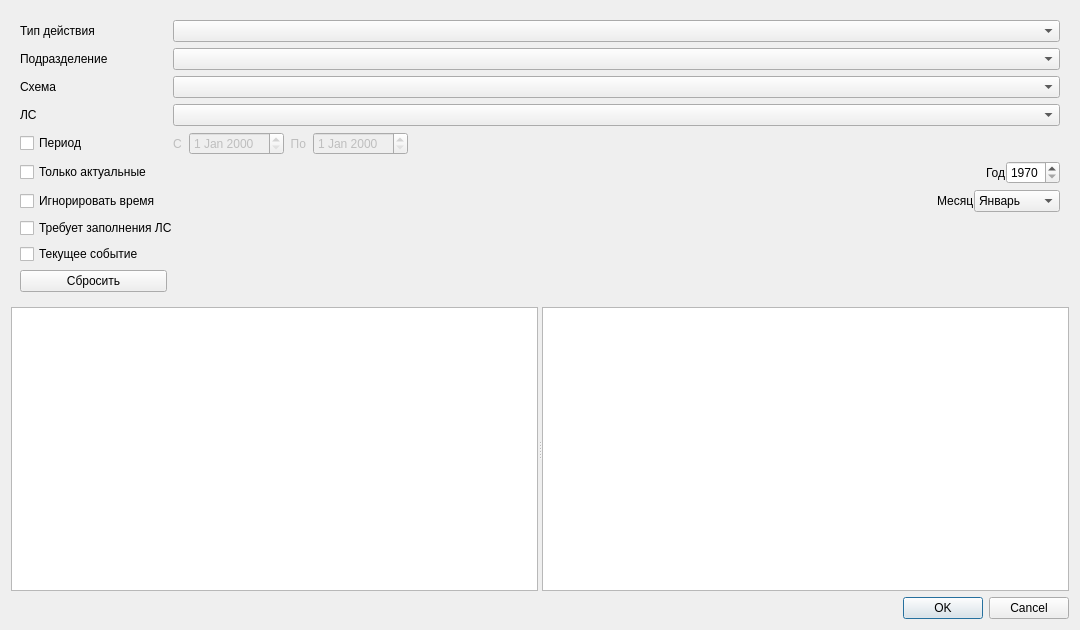
<?xml version="1.0" encoding="UTF-8"?>
<ui version="4.0">
 <class>NomenclatureExpenseDialog</class>
 <widget class="QDialog" name="NomenclatureExpenseDialog">
  <property name="geometry">
   <rect>
    <x>0</x>
    <y>0</y>
    <width>1080</width>
    <height>630</height>
   </rect>
  </property>
  <property name="windowTitle">
   <string>Dialog</string>
  </property>
  <layout class="QVBoxLayout" name="verticalLayout_2">
   <item>
    <widget class="QWidget" name="wgtFilters" native="true">
     <layout class="QGridLayout" name="gridLayout">
      <item row="7" column="2">
       <widget class="QWidget" name="wgtMonth" native="true">
        <layout class="QHBoxLayout" name="horizontalLayout_6">
         <property name="spacing">
          <number>0</number>
         </property>
         <property name="margin">
          <number>0</number>
         </property>
         <item>
          <spacer name="horizontalSpacer_2">
           <property name="orientation">
            <enum>Qt::Horizontal</enum>
           </property>
           <property name="sizeHint" stdset="0">
            <size>
             <width>40</width>
             <height>20</height>
            </size>
           </property>
          </spacer>
         </item>
         <item>
          <widget class="QLabel" name="lblMonth">
           <property name="text">
            <string>Месяц</string>
           </property>
          </widget>
         </item>
         <item>
          <widget class="QComboBox" name="cmbMonth">
           <item>
            <property name="text">
             <string>Январь</string>
            </property>
           </item>
           <item>
            <property name="text">
             <string>Февраль</string>
            </property>
           </item>
           <item>
            <property name="text">
             <string>Март</string>
            </property>
           </item>
           <item>
            <property name="text">
             <string>Апрель</string>
            </property>
           </item>
           <item>
            <property name="text">
             <string>Май</string>
            </property>
           </item>
           <item>
            <property name="text">
             <string>Июнь</string>
            </property>
           </item>
           <item>
            <property name="text">
             <string>Июль</string>
            </property>
           </item>
           <item>
            <property name="text">
             <string>Август</string>
            </property>
           </item>
           <item>
            <property name="text">
             <string>Сентябрь</string>
            </property>
           </item>
           <item>
            <property name="text">
             <string>Октябрь</string>
            </property>
           </item>
           <item>
            <property name="text">
             <string>Ноябрь</string>
            </property>
           </item>
           <item>
            <property name="text">
             <string>Декабрь</string>
            </property>
           </item>
          </widget>
         </item>
        </layout>
       </widget>
      </item>
      <item row="6" column="2">
       <widget class="QWidget" name="wgtYear" native="true">
        <layout class="QHBoxLayout" name="horizontalLayout_5">
         <property name="spacing">
          <number>0</number>
         </property>
         <property name="margin">
          <number>0</number>
         </property>
         <item>
          <spacer name="horizontalSpacer">
           <property name="orientation">
            <enum>Qt::Horizontal</enum>
           </property>
           <property name="sizeHint" stdset="0">
            <size>
             <width>40</width>
             <height>20</height>
            </size>
           </property>
          </spacer>
         </item>
         <item>
          <widget class="QLabel" name="lblYear">
           <property name="sizePolicy">
            <sizepolicy hsizetype="Maximum" vsizetype="Preferred">
             <horstretch>0</horstretch>
             <verstretch>0</verstretch>
            </sizepolicy>
           </property>
           <property name="text">
            <string>Год</string>
           </property>
          </widget>
         </item>
         <item>
          <widget class="CSpinBox" name="edtYear">
           <property name="minimum">
            <number>1970</number>
           </property>
           <property name="maximum">
            <number>3000</number>
           </property>
          </widget>
         </item>
        </layout>
       </widget>
      </item>
      <item row="1" column="0">
       <widget class="QLabel" name="lblOrgStructure">
        <property name="text">
         <string>Подразделение</string>
        </property>
       </widget>
      </item>
      <item row="3" column="0">
       <widget class="QLabel" name="lblNomenclature">
        <property name="sizePolicy">
         <sizepolicy hsizetype="Minimum" vsizetype="Preferred">
          <horstretch>0</horstretch>
          <verstretch>0</verstretch>
         </sizepolicy>
        </property>
        <property name="text">
         <string>ЛС</string>
        </property>
       </widget>
      </item>
      <item row="0" column="0">
       <widget class="QLabel" name="lblActionType">
        <property name="sizePolicy">
         <sizepolicy hsizetype="Minimum" vsizetype="Preferred">
          <horstretch>0</horstretch>
          <verstretch>0</verstretch>
         </sizepolicy>
        </property>
        <property name="text">
         <string>Тип действия</string>
        </property>
       </widget>
      </item>
      <item row="5" column="0">
       <widget class="QCheckBox" name="chkPeriod">
        <property name="sizePolicy">
         <sizepolicy hsizetype="Minimum" vsizetype="Fixed">
          <horstretch>0</horstretch>
          <verstretch>0</verstretch>
         </sizepolicy>
        </property>
        <property name="layoutDirection">
         <enum>Qt::LeftToRight</enum>
        </property>
        <property name="text">
         <string>Период</string>
        </property>
        <property name="tristate">
         <bool>false</bool>
        </property>
       </widget>
      </item>
      <item row="0" column="2">
       <widget class="CActionTypeComboBox" name="cmbActionType"/>
      </item>
      <item row="3" column="2">
       <widget class="CNomenclatureComboBox" name="cmbNomenclature"/>
      </item>
      <item row="9" column="2">
       <spacer name="horizontalSpacer_4">
        <property name="orientation">
         <enum>Qt::Horizontal</enum>
        </property>
        <property name="sizeHint" stdset="0">
         <size>
          <width>40</width>
          <height>20</height>
         </size>
        </property>
       </spacer>
      </item>
      <item row="9" column="0">
       <widget class="QCheckBox" name="chkCurrentEvent">
        <property name="sizePolicy">
         <sizepolicy hsizetype="Minimum" vsizetype="Fixed">
          <horstretch>0</horstretch>
          <verstretch>0</verstretch>
         </sizepolicy>
        </property>
        <property name="layoutDirection">
         <enum>Qt::LeftToRight</enum>
        </property>
        <property name="text">
         <string>Текущее событие</string>
        </property>
        <property name="autoRepeat">
         <bool>false</bool>
        </property>
        <property name="autoExclusive">
         <bool>false</bool>
        </property>
       </widget>
      </item>
      <item row="1" column="2">
       <widget class="CStorageComboBox" name="cmbOrgStructure"/>
      </item>
      <item row="6" column="0">
       <widget class="QCheckBox" name="chkActual">
        <property name="sizePolicy">
         <sizepolicy hsizetype="Minimum" vsizetype="Fixed">
          <horstretch>0</horstretch>
          <verstretch>0</verstretch>
         </sizepolicy>
        </property>
        <property name="layoutDirection">
         <enum>Qt::LeftToRight</enum>
        </property>
        <property name="text">
         <string>Только актуальные</string>
        </property>
       </widget>
      </item>
      <item row="7" column="0">
       <widget class="QCheckBox" name="chkIgnoreTime">
        <property name="sizePolicy">
         <sizepolicy hsizetype="Minimum" vsizetype="Fixed">
          <horstretch>0</horstretch>
          <verstretch>0</verstretch>
         </sizepolicy>
        </property>
        <property name="layoutDirection">
         <enum>Qt::LeftToRight</enum>
        </property>
        <property name="text">
         <string>Игнорировать время</string>
        </property>
       </widget>
      </item>
      <item row="8" column="0" colspan="3">
       <widget class="QCheckBox" name="chkRequiresFillingNomenclature">
        <property name="text">
         <string>Требует заполнения ЛС</string>
        </property>
       </widget>
      </item>
      <item row="10" column="0" colspan="2">
       <widget class="QPushButton" name="btnReset">
        <property name="text">
         <string>Сбросить</string>
        </property>
       </widget>
      </item>
      <item row="5" column="2">
       <widget class="QWidget" name="wgtPeriod" native="true">
        <property name="enabled">
         <bool>false</bool>
        </property>
        <layout class="QHBoxLayout" name="horizontalLayout">
         <property name="spacing">
          <number>0</number>
         </property>
         <property name="margin">
          <number>0</number>
         </property>
         <item>
          <widget class="QLabel" name="lblBegDate">
           <property name="sizePolicy">
            <sizepolicy hsizetype="Maximum" vsizetype="Preferred">
             <horstretch>0</horstretch>
             <verstretch>0</verstretch>
            </sizepolicy>
           </property>
           <property name="text">
            <string>С  </string>
           </property>
          </widget>
         </item>
         <item>
          <widget class="CDateEdit" name="edtBegDate"/>
         </item>
         <item>
          <widget class="QLabel" name="lblEndDate">
           <property name="sizePolicy">
            <sizepolicy hsizetype="Maximum" vsizetype="Preferred">
             <horstretch>0</horstretch>
             <verstretch>0</verstretch>
            </sizepolicy>
           </property>
           <property name="text">
            <string>  По  </string>
           </property>
          </widget>
         </item>
         <item>
          <widget class="CDateEdit" name="edtEndDate"/>
         </item>
         <item>
          <spacer name="horizontalSpacer_3">
           <property name="orientation">
            <enum>Qt::Horizontal</enum>
           </property>
           <property name="sizeHint" stdset="0">
            <size>
             <width>40</width>
             <height>20</height>
            </size>
           </property>
          </spacer>
         </item>
        </layout>
       </widget>
      </item>
      <item row="2" column="2">
       <widget class="CRBComboBox" name="cmbSchema"/>
      </item>
      <item row="2" column="0">
       <widget class="QLabel" name="lblSchema">
        <property name="text">
         <string>Схема</string>
        </property>
       </widget>
      </item>
     </layout>
    </widget>
   </item>
   <item>
    <widget class="QSplitter" name="splNomenclatureExpence">
     <property name="sizePolicy">
      <sizepolicy hsizetype="Expanding" vsizetype="Expanding">
       <horstretch>0</horstretch>
       <verstretch>0</verstretch>
      </sizepolicy>
     </property>
     <property name="orientation">
      <enum>Qt::Horizontal</enum>
     </property>
     <widget class="QWidget" name="pnlNomenclatureExpense" native="true">
      <layout class="QVBoxLayout" name="verticalLayout_3">
       <property name="spacing">
        <number>4</number>
       </property>
       <property name="margin">
        <number>0</number>
       </property>
       <item>
        <widget class="CNomenclatureExpenseView" name="tblNomenclatureExpense"/>
       </item>
      </layout>
     </widget>
     <widget class="QWidget" name="pnlNomenclatureExpenseDays" native="true">
      <layout class="QVBoxLayout" name="verticalLayout_4">
       <property name="spacing">
        <number>4</number>
       </property>
       <property name="margin">
        <number>0</number>
       </property>
       <item>
        <widget class="CNomenclatureExpenseView" name="tblNomenclatureExpenseDays">
         <property name="toolTip">
          <string>Список ранее назначенных мероприятий</string>
         </property>
        </widget>
       </item>
      </layout>
     </widget>
    </widget>
   </item>
   <item>
    <widget class="QDialogButtonBox" name="buttonBox">
     <property name="sizePolicy">
      <sizepolicy hsizetype="Expanding" vsizetype="Maximum">
       <horstretch>0</horstretch>
       <verstretch>0</verstretch>
      </sizepolicy>
     </property>
     <property name="orientation">
      <enum>Qt::Horizontal</enum>
     </property>
     <property name="standardButtons">
      <set>QDialogButtonBox::Cancel|QDialogButtonBox::Ok</set>
     </property>
    </widget>
   </item>
  </layout>
 </widget>
 <customwidgets>
  <customwidget>
   <class>CDateEdit</class>
   <extends>QDateEdit</extends>
   <header>library/DateEdit</header>
  </customwidget>
  <customwidget>
   <class>CNomenclatureExpenseView</class>
   <extends>QTableView</extends>
   <header>Events/NomenclatureExpense/NomenclatureExpenseView.h</header>
  </customwidget>
  <customwidget>
   <class>CNomenclatureComboBox</class>
   <extends>QComboBox</extends>
   <header>Stock/NomenclatureComboBox.h</header>
  </customwidget>
  <customwidget>
   <class>CActionTypeComboBox</class>
   <extends>QComboBox</extends>
   <header>Events/ActionTypeComboBox.h</header>
  </customwidget>
  <customwidget>
   <class>CStorageComboBox</class>
   <extends>QComboBox</extends>
   <header>Orgs/OrgStructComboBoxes.h</header>
  </customwidget>
  <customwidget>
   <class>CRBComboBox</class>
   <extends>QComboBox</extends>
   <header>library/crbcombobox.h</header>
  </customwidget>
  <customwidget>
   <class>CSpinBox</class>
   <extends>QSpinBox</extends>
   <header>library/SpinBox.h</header>
  </customwidget>
 </customwidgets>
 <tabstops>
  <tabstop>cmbActionType</tabstop>
  <tabstop>cmbOrgStructure</tabstop>
  <tabstop>cmbSchema</tabstop>
  <tabstop>cmbNomenclature</tabstop>
  <tabstop>chkPeriod</tabstop>
  <tabstop>edtBegDate</tabstop>
  <tabstop>edtEndDate</tabstop>
  <tabstop>chkActual</tabstop>
  <tabstop>edtYear</tabstop>
  <tabstop>chkIgnoreTime</tabstop>
  <tabstop>cmbMonth</tabstop>
  <tabstop>chkRequiresFillingNomenclature</tabstop>
  <tabstop>chkCurrentEvent</tabstop>
  <tabstop>btnReset</tabstop>
  <tabstop>tblNomenclatureExpense</tabstop>
  <tabstop>tblNomenclatureExpenseDays</tabstop>
  <tabstop>buttonBox</tabstop>
 </tabstops>
 <resources/>
 <connections>
  <connection>
   <sender>buttonBox</sender>
   <signal>accepted()</signal>
   <receiver>NomenclatureExpenseDialog</receiver>
   <slot>accept()</slot>
   <hints>
    <hint type="sourcelabel">
     <x>227</x>
     <y>525</y>
    </hint>
    <hint type="destinationlabel">
     <x>157</x>
     <y>274</y>
    </hint>
   </hints>
  </connection>
  <connection>
   <sender>buttonBox</sender>
   <signal>rejected()</signal>
   <receiver>NomenclatureExpenseDialog</receiver>
   <slot>reject()</slot>
   <hints>
    <hint type="sourcelabel">
     <x>295</x>
     <y>531</y>
    </hint>
    <hint type="destinationlabel">
     <x>286</x>
     <y>274</y>
    </hint>
   </hints>
  </connection>
  <connection>
   <sender>chkPeriod</sender>
   <signal>clicked(bool)</signal>
   <receiver>wgtPeriod</receiver>
   <slot>setEnabled(bool)</slot>
   <hints>
    <hint type="sourcelabel">
     <x>121</x>
     <y>91</y>
    </hint>
    <hint type="destinationlabel">
     <x>198</x>
     <y>79</y>
    </hint>
   </hints>
  </connection>
 </connections>
</ui>
